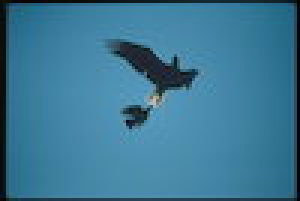
#> input picture datasets/testSample_copy.jpg, 100 x 67 px, found by its file name (shown 3 times larger)
$ python gmm_smsi_v1.py
#> lines starting #> are read from the running program, lines starting #| are printed output that depends on the picture; long printed decimals are rounded
import matplotlib.pyplot as plt

'''
not good result, S(Xi)/sum(S)

'''

import random
import numpy as np
import cv2
from matplotlib import pyplot


def initialise_parameters(features, d=None, means=None, covariances=None, weights=None):
    """
    Initialises parameters: means, covariances, and mixing probabilities
    if undefined.

    Arguments:
    features -- input features data set
    """
    if not means or not covariances:
        val = 250
        n, m = features.shape
        # Shuffle features set
        indices = np.arange(n)
        np.random.shuffle(np.arange(n))
        features_shuffled = np.array([features[i] for i in indices])

        # Split into n_components subarrays
        divs = int(np.floor(n / k))
        features_split = [features_shuffled[i:i + divs] for i in range(0, n, divs)]

        # Estimate means/covariances (or both)
        if not means:
            means = []
            for i in range(k):
                rand_mean = random.randint(0, 255)
                means.append([rand_mean for j in range(d)])

        if not covariances:
            covariances = [val * np.identity(d) for i in range(k)]

    if not weights:
        weights = [float(1 / k) for i in range(k)]

    return (means, covariances, weights)


# gaussian function
def gau(mean, var, varInv, feature, d, s):
    '''

    multiply with S(xm)/Ri to the original pdf
    '''

    var_det = np.linalg.det(var)
    a = np.sqrt(2 * (np.pi ** d) * var_det)
    b = np.exp(-0.5 * np.dot((feature - mean), np.dot(varInv, (feature - mean).transpose())))
    return (s * b) / a


# calculating responsibilities
def res(likelihoods):
    tempList = []
    for comp in likelihoods:
        tempList.append(comp / sum(likelihoods))
    return tempList


# calculating likelihoods
def likeli(mean, var, varInv, weights, feature, d, s):
    temp = []
    for x in range(k):
        temp.append(weights[x] * gau(mean[x], var[x], varInv[x], feature, d, s))
    return temp


# [88 lines left out: functions gmm, clustered_image, main, not called in this run]

    # [4 lines of commented-out code are left out]


def saliency(input_path):
    img = cv2.imread(input_path, 0)
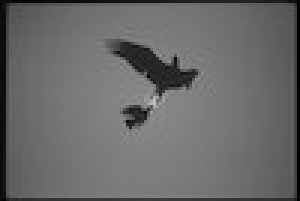
#> img: shape (67, 100) (shown 3 times larger); min 0, max 190, mean 105.2
    # img = cv2.resize(img, (WIDTH, int(WIDTH * img.shape[0] / img.shape[1])))

    c = cv2.dft(np.float32(img), flags=cv2.DFT_COMPLEX_OUTPUT)
    mag = np.sqrt(c[:, :, 0] ** 2 + c[:, :, 1] ** 2)
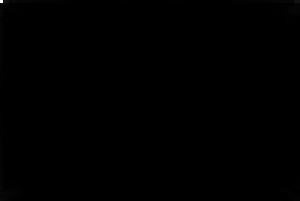
#> mag: shape (67, 100) float32 (shown 3 times larger); min 6.88, max 704781, mean 919.5; drawn with min black and max white
    spectralResidual = np.exp(np.log(mag) - cv2.boxFilter(np.log(mag), -1, (3, 3)))
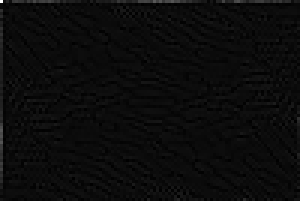
#> spectralResidual: shape (67, 100) float32 (shown 3 times larger); min 0.0468, max 22.85, mean 1.1; drawn with min black and max white

    c[:, :, 0] = c[:, :, 0] * spectralResidual / mag
    c[:, :, 1] = c[:, :, 1] * spectralResidual / mag
    c = cv2.dft(c, flags=(cv2.DFT_INVERSE | cv2.DFT_SCALE))
    mag = c[:, :, 0] ** 2 + c[:, :, 1] ** 2
    cv2.normalize(cv2.GaussianBlur(mag, (9, 9), 3, 3), mag, 0., 1., cv2.NORM_MINMAX)
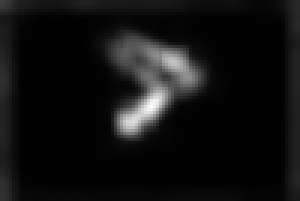
#> mag: shape (67, 100) float32 (shown 3 times larger); min -2.26e-10, max 1, mean 0.0688; drawn with min black and max white
    plt.subplot(2, 2, 1)
    plt.imshow(mag)

    return mag
    # [7 lines of commented-out code are left out]


input_path = "/Users/Srikanth/PycharmProjects/DataMiningClass/datasets/testSample_copy.jpg"
S = saliency(input_path)
o_S_shape = S.shape
#> o_S_shape = (67, 100)
S = S.reshape(-1)
#> S = 6700 values, max 1 at index 3550, min -2.26e-10 at index 3978, mean 0.0688
k = 2

# main(input_path, k, S.reshape(-1))
img = cv2.imread(input_path)
#> img is the input picture: shape (67, 100, 3); mean B, G, R 149.3, 119.9, 59.8
pyplot.subplot(2, 1, 1)
pyplot.imshow(img)
o_shape = img.shape
#> o_shape = (67, 100, 3)
d = 3
pixels = img.reshape(-1, d)
feat = pixels
# Total no of pixels
N = len(pixels)
#> N = 6700
N = len(feat)
means, covariances, weights = initialise_parameters(features=feat, d=d)
#> in initialise_parameters, `features_split = [features_shuffled[i:i + divs] for i in range(0, n, d..`: features_split = 2 items
#> means = [[197, 197, 197], [215, 215, 215]]; covariances = [[[250, 0, 0], [0, 250, 0], [0, 0, 250]], [[250, 0, 0], [0, 250, 0], [0, 0, 250]]]; weights = [0.5, 0.5]
covariances_Inv = [np.linalg.inv(covariances[i]) for i in range(k)]
#> covariances_Inv = [[[0.004, 0, 0], [0, 0.004, 0], [0, 0, 0.004]], [[0.004, 0, 0], [0, 0.004, 0], [0, 0, 0.004]]]
meanPrev = [np.array([0, 0, 0]) for i in range(k)]
iteration = []
logLikelihoods = []
counterr = 0
print("Means: ", means)
#| Means:  [[197, 197, 197], [215, 215, 215]]
print("Mean prev: ", meanPrev)
# iterating until convergence is reached
Ri = S.sum()
#> Ri = 460.8
saliency_list = list(S)
#> saliency_list has the same summary as S

while sum(sum(np.absolute(np.asarray(means) - np.asarray(meanPrev)))).any() >= 1E-06:
    k = 2
    resp = []
    likelihoods = []
    for feature, s in zip(feat, saliency_list):
        classLikelihoods = likeli(means, covariances, covariances_Inv, weights, feature, d, float(s / Ri))
        rspblts = res(classLikelihoods)
        # likelihoods.append(sum(classLikelihoods))
        resp.append(rspblts)
    print("Resp: ", resp[0])
    # [5 lines of commented-out code are left out]
    nK_weight = []
    # s_resplist = []

    new_mean = []
    nK = []
    den_weights = []

    for i in range(k):
        s_resp = np.asarray(resp)[:, i:i + 1]
        nK.append(s_resp)
        temp = []
        for j in range(len(resp)):
            temp.append(s_resp[j] * S[j])
        den_weights.append(temp)

    nK_np = np.asarray(nK)
    den_weights_np = np.asarray(den_weights)
    den_weights_cal_val = den_weights_np.sum(axis=1)
    weights = den_weights_cal_val / sum(den_weights_cal_val)

    resp_np = np.asarray(resp)
    # mean_den = resp_np.sum(axis=0)

    mean_num = []

    for i in range(k):
        temp = []
        for s in range(len(S)):
            temp.append(resp[s][i] * (S[s] / Ri) * feat[s])
        mean_num.append(temp)

    mean_num = np.asarray(mean_num).sum(axis=1)
    print("Mean Num: ", mean_num)
    mean_den = resp_np.sum(axis=0)

    print("Mean Den: ", mean_den)
    new_mean = []

    for i in range(k):
        new_mean.append(mean_num[i] / mean_den[i])
    means = [list(i) for i in new_mean]
    meanPrev = means
    means = new_mean
    # prin
    print("Means: ", means)
    print("Mean Previous: ", meanPrev)
    print("Sum: ", sum(sum(np.absolute(np.asarray(means) - np.asarray(meanPrev)))))
    print("Weights: ", weights)
    print("\n###################\n")
#> this loop made 1 pass
#> k on pass 1: 2
#| Resp:  [1.0, 4.745120215267291e-19]
#| Mean Num:  [[1.21448754e+02 1.00157289e+02 5.75330640e+01]
#|  [1.46542247e-02 1.48494671e-02 1.45020555e-02]]
#| Mean Den:  [6.69996127e+03 3.87254506e-02]
#| Means:  [array([0.01813, 0.01495, 0.008587]), array([0.3784, 0.3835, 0.3745])]
#| Mean Previous:  [[0.01813, 0.01495, 0.008587], [0.3784, 0.3835, 0.3745]]
#| Sum:  0.0
#| Weights:  [[9.99920902e-01]
#|  [7.90979880e-05]]
#| ###################
#> figure, not shown here; B, G, R data is drawn as R, G, B
